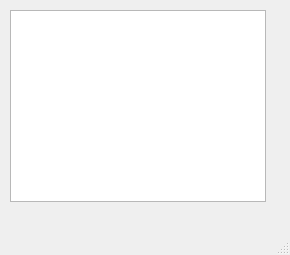
<?xml version="1.0" encoding="UTF-8"?>
<ui version="4.0">
 <class>BoxesList</class>
 <widget class="QMainWindow" name="BoxesList">
  <property name="geometry">
   <rect>
    <x>0</x>
    <y>0</y>
    <width>290</width>
    <height>255</height>
   </rect>
  </property>
  <property name="windowTitle">
   <string>MainWindow</string>
  </property>
  <widget class="QWidget" name="centralwidget">
   <widget class="QTableView" name="tableView">
    <property name="geometry">
     <rect>
      <x>10</x>
      <y>10</y>
      <width>256</width>
      <height>192</height>
     </rect>
    </property>
   </widget>
  </widget>
  <widget class="QMenuBar" name="menubar">
   <property name="geometry">
    <rect>
     <x>0</x>
     <y>0</y>
     <width>290</width>
     <height>22</height>
    </rect>
   </property>
  </widget>
  <widget class="QStatusBar" name="statusbar"/>
 </widget>
 <resources/>
 <connections/>
</ui>
